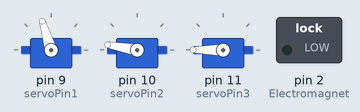
Simulated run of this sketch. Board: Arduino Uno, built with avr-gcc and run on an emulated ATmega328P. Shown: 3 × servo, switched loads named in the sketch (green lamp = pin HIGH).

Above: at 3.1 s.
At 6.1 s:
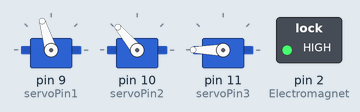
At 13.1 s:
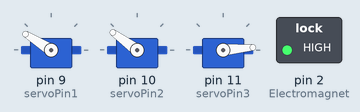
At 24.1 s:
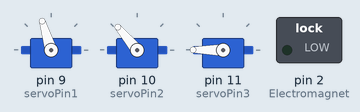
At 31.1 s:
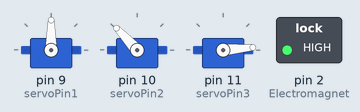
At 37.1 s:
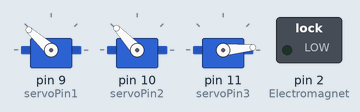
Timing chart, 0 to 38.6 s (numbered marks = the images above):
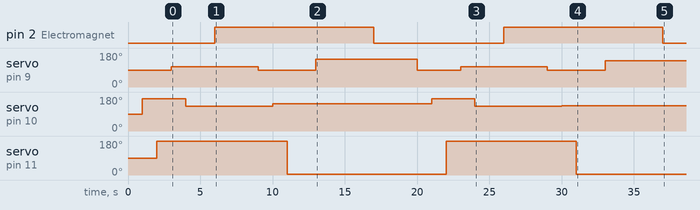

Measured:
- by itself, pin 2 (Electromagnet): alternates HIGH for 11.0 s and LOW for 9.0 s
- by itself, servo on pin 9 (servoPin1): 90° → 107° at 3.0 s, → 90° 6.0 s later, → 148° 4.0 s later, → 90° 7.0 s later, … (7 changes in this stretch)
- by itself, servo on pin 11 (servoPin3): alternates 180° for 9.0 s and 5° for 11.0 s
- by itself, servo on pin 10 (servoPin2): 90° → 170° at 1.0 s, → 130° 3.0 s later, → 144° 6.0 s later, → 170° 11.0 s later, … (6 changes in this stretch)

The sketch:

RobotArm_auto.ino
```cpp
#include <Servo.h>

#define servoPin1 9
#define servoPin2 10
#define servoPin3 11

Servo myservo1, myservo2, myservo3;
int Electromagnet = 2;

typedef struct {
  int FR;
  int TB;
  int LR;
}coo;

coo act[4][3] = {{{90,170,180},{107,130,180},{90,110,0}},    //좌표값
                {{148,144,5},{138,133,5},{131,120,4}},
                {{149,145,22},{138,131,23},{131,120,24}},
                {{150,147,37},{141,135,41},{133,123,43}}};

void setup(){
  myservo1.attach(servoPin1);   //Pin Settings
  myservo2.attach(servoPin2);
  myservo3.attach(servoPin3);
  pinMode(Electromagnet, OUTPUT);
  Arm_init();

  Serial.begin(9600);
}

void Arm(int FR, int TB, int LR){  //Arm Control
  myservo1.write(FR);
  delay (1000);
  myservo2.write(TB);
  delay (1000);//
  myservo3.write(LR);
  delay (1000);
}
void Magnet(int MG){
  if (MG==1){
    digitalWrite(Electromagnet, HIGH);
    delay(3000);
  }else{
    digitalWrite(Electromagnet, LOW);
    delay(3000);
  }
}

void Arm_init(){
  Arm(act[0][0].FR, act[0][0].TB, act[0][0].LR);
}
void Arm_grab(){
  Arm(act[0][1].FR, act[0][1].TB, act[0][1].LR);
}

void Site(){
  for (int i=1; i<4;i++){
    for(int j=0; j<3;j++){
      if (act[i][j].FR != 0){
      Arm_grab();
      Magnet(1);
      Arm(act[0][0].FR, act[i][j].TB, act[i][j].LR);
      delay(1000);
      Arm(act[i][j].FR, act[i][j].TB, act[i][j].LR);
      delay(1000);
      Magnet(0);

      Arm_init();

      }
    }
  }
}

void loop(){
  Site();
}
```
